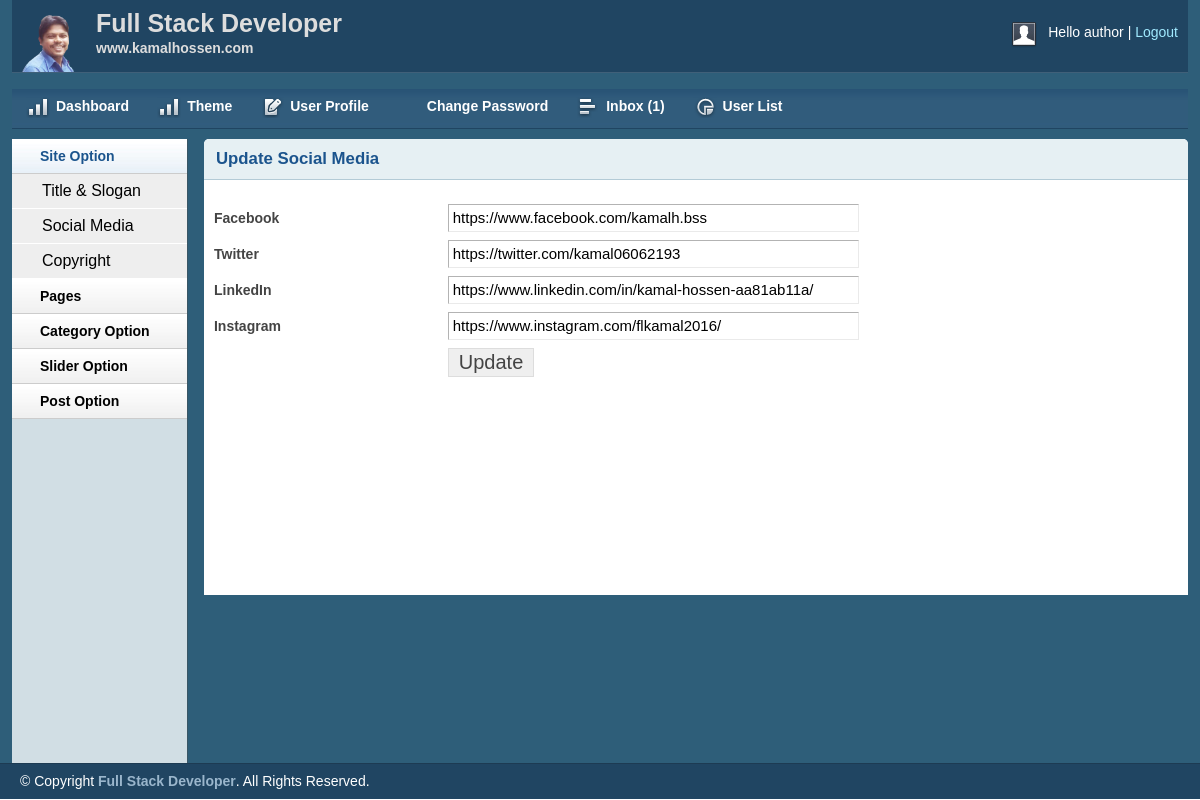
/admin/social.php (signed in), run on the app's committed database.
### tables this page shows
CREATE TABLE `social` (
  `id` int(11) NOT NULL,
  `fb` varchar(255) NOT NULL,
  `tw` varchar(255) NOT NULL,
  `ln` varchar(255) NOT NULL,
  `ins` varchar(255) NOT NULL
);

### lib/Database.php (called while the page is built, shortened)
<?php
Class Database{
	public $host   = DB_HOST;
	public $user   = DB_USER;
	public $pass   = DB_PASS;
	public $dbname = DB_NAME;
	public $link;
    private function connectDB(){
        $this->link = new mysqli($this->host, $this->user, $this->pass, $this->dbname);
    }
	public function select($query){
		$result = $this->link->query($query) or die($this->link->error.__LINE__);
		if($result->num_rows > 0){
			return $result;
		} else {
			return false;
		}
	}
}

### admin/social.php (the view, shortened to what this page needs)
<?php
include ('inc/header.php');
include ('inc/sidebar.php');
?>
<div class="grid_10">
<div class="box round first grid">
<h2>Update Social Media</h2>
<div class="block">
<?php
    $query = "SELECT * FROM social WHERE id='1'";
    $social = $db->select($query);
    if ($social){
    while ($result = $social->fetch_assoc()){
?>
<form action="social.php" method="post">
<table class="form">
<tr>
    <td>
        <label>Facebook</label>
    </td>
    <td>
        <input type="text" name="fb" value="<?php echo $result['fb']; ?>" class="medium" />
    </td>
</tr>
 <tr>
    <td>
        <label>Twitter</label>
    </td>
    <td>
        <input type="text" name="tw" value="<?php echo $result['tw']; ?>" class="medium" />
    </td>
</tr>
 <tr>
    <td>
        <label>LinkedIn</label>
    </td>
    <td>
        <input type="text" name="ln" value="<?php echo $result['ln']; ?>" class="medium" />
    </td>
</tr>
 <tr>
    <td>
        <label>Instagram</label>
    </td>
    <td>
        <input type="text" name="ins" value="<?php echo $result['ins']; ?>" class="medium" />
    </td>
</tr>
 <tr>
    <td></td>
    <td>
        <input type="submit" name="submit" Value="Update" />
    </td>
</tr>
</table>
</form>
<?php }} ?>
</div>
</div>
</div>
<?php
include ('inc/footer.php');

### admin/css/layout.css (style rules this page uses)
body { background: #fff none repeat scroll 0 0; color: #444; font-size: 14px; padding: 0; }
h1, h2, h3, h4, h5, h6 { line-height:1.2em; margin-bottom:.3em; }
h2 { margin-top:1em; }
.box { background:#fff; margin-bottom:20px; padding:10px 10px 10px 10px; margin-left:-8px; }
.box.grid { padding-bottom:40px; }
.box.round { -moz-border-radius: 5px 5px 0px 0px; -webkit-border-radius: 5px 5px 0px 0px; border-radius: 5px 5px 0px 0px; }
.box h2 { font-size:1.2em; font-weight:bold; color:#1B548D; background:#E6F0F3; margin:-10px -10px 0 -10px; padding:10px 12px; border-bottom:1px solid #B3CBD6; -moz-border-radius: 5px 5px 0px 0px; -webkit-border-radius: 5px 5px 0px 0px; border-radius: 5px 5px 0px 0px; }
.box.first { min-height: 406px; }
.block { padding-top:20px; }
table.form { width:100%; }
table.form td { padding:4px 0px; }
table.form label { font-weight:bold; }
table.form input, table.form select { font-size: 15px; padding: 4px 4px 5px 4px; border-top: 1px solid #b3b3b3; border-left: 1px solid #b3b3b3; border-right: 1px solid #eaeaea; border-bottom: 1px solid #eaeaea; }
table.form input[type="submit"] { border: 1px solid #ddd; color: #444; cursor: pointer; font-size: 20px; padding: 2px 10px; }
input.medium { width: 55%; }
.block { padding-bottom:1px; }

### data on the page
social: fb "https://www.facebook.com/kamalh.bss", tw "https://twitter.com/kamal06062193", ln "https://www.linkedin.com/in/kamal-hossen-aa81ab11a/", ins "https://www.instagram.com/flkamal2016/"

### other printed values
Session::get('username') "author"
$count "1"
